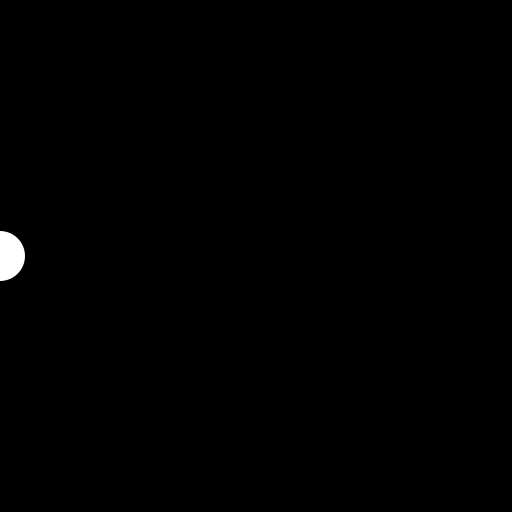
Frame 1 (no input)
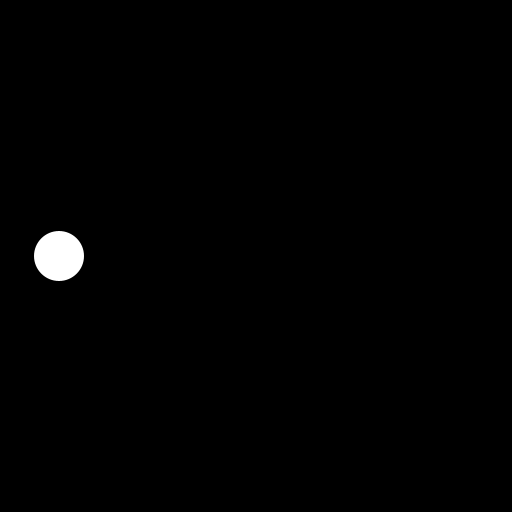
Frame 60 (the mouse pressed at the canvas centre just before this capture)
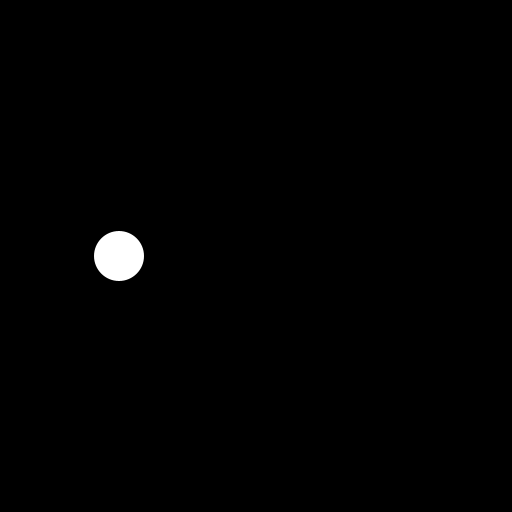
Frame 120 (the mouse held since frame 60 and released just before this capture)

The Processing sketch that drew these frames (run headless with seeded random() and noise(); from frame 60 on, the mouse is pressed at the canvas centre):

// Processing sketch: example_170905g_animation
// ── example_170905g_animation.pde
// Create a variable called x
int x = 0;

// This gets run once
void setup() {
  size(512, 512);
  background(0);
}

// Repeat the following on every frame
void draw() {
  // Reset the background (so clear the screen to black)
  background(0);
  
  // Set a white fill color
  fill(255);
  noStroke();
  
  // Draw an ellipse in the vertical center, with the x value from above
  ellipse(x, height / 2, 50, 50);
  
  // After drawing, increment the x value by one
  x++;
}
